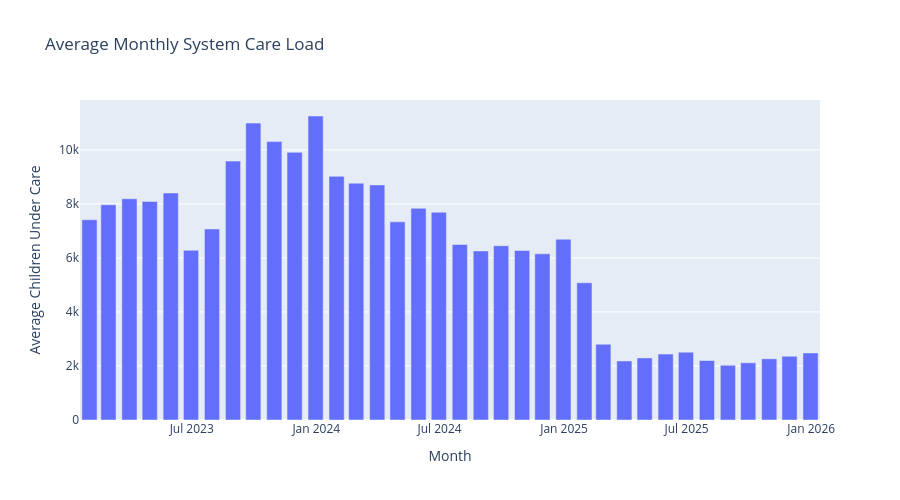

Notebook code cell kept with this figure:
### Code cell
fig = px.bar(
    monthly,
    x="Date",
    y="Total_System_Load",
    title="Average Monthly System Care Load",
    labels={
        "Date": "Month",
        "Total_System_Load": "Average Children Under Care"
    }
)

fig.update_layout(
    hovermode="x unified",
    height=500
)

fig.show()
